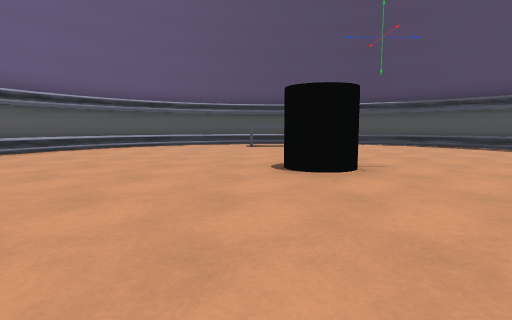
view 1 (above)

12 first-person views from a walk through a 3-D level made in the Godot game engine. The camera is 1.3 m above the floor, tilts 6° down and sees 80° across. The floor is counted in squares, 2 m on a side. Each view is taken from the middle of a square. On the plan, view 1 faces up. The plan holds only what a view shows up to about 10 squares ahead; the rest is blank. Surface patterns are stand-ins for the level's own textures.

view 2
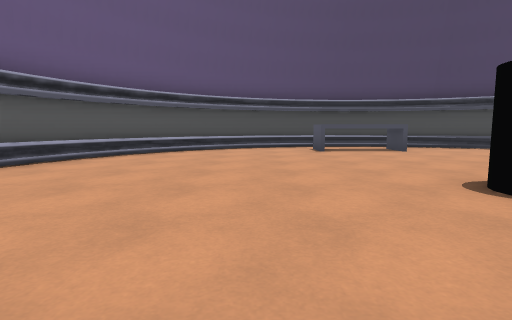

view 3
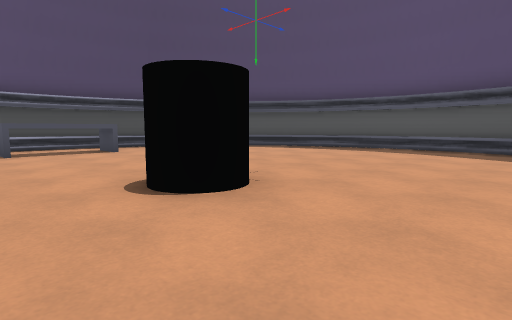

view 4
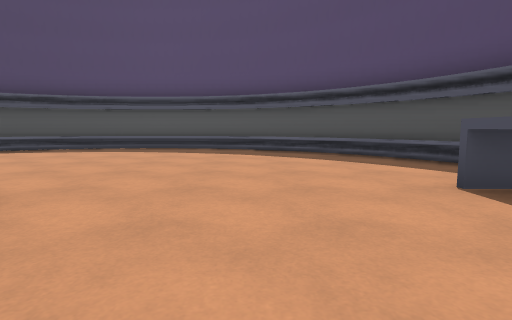

view 5
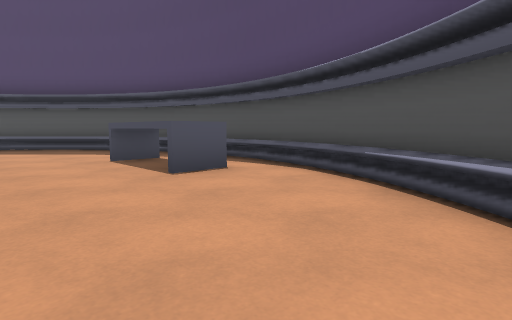

view 6
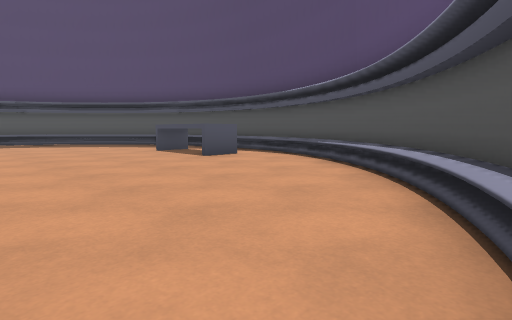

view 7
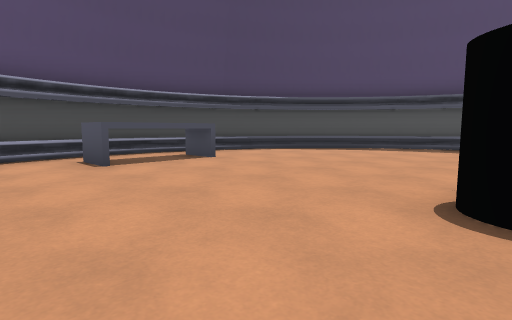

view 8
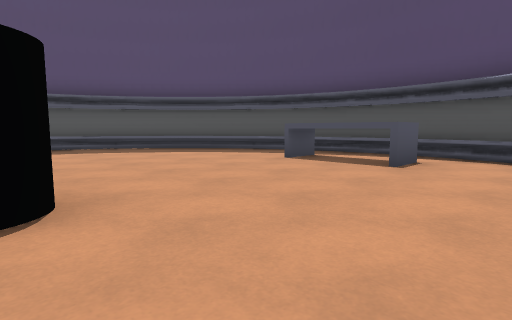

view 9
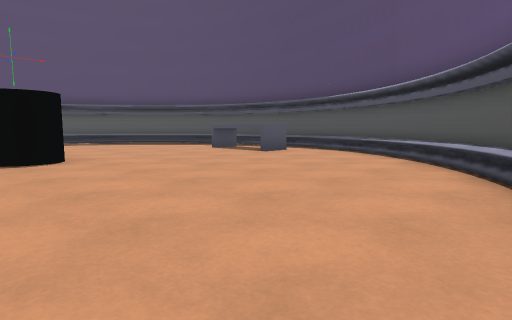

view 10
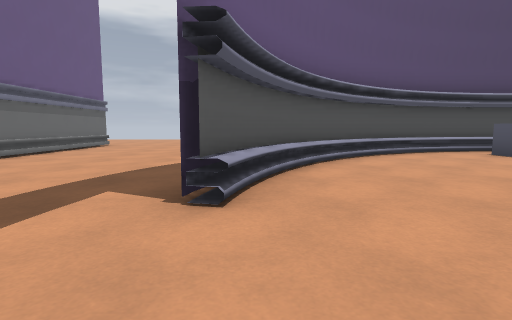

view 11
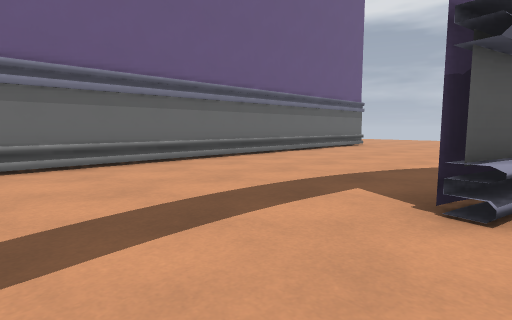

view 12
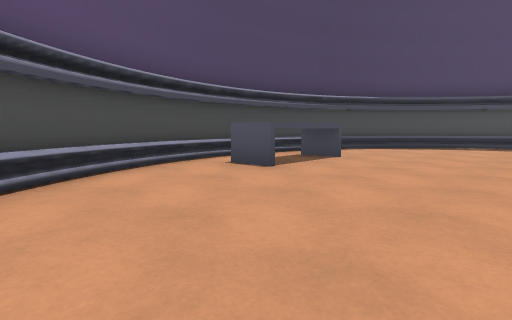

### Floor plan
Key: @ floor where view 1 was taken; # wall or solid block; . floor; = window, fence, low wall or low ledge; ^ raised ledge; P pedestal.
Columns run from 12 left of view 1 to 9 right of it. Each row starts with its distance up from view 1.
 14 ^...
 13 ^....      #####
 12 ^....    ##^===^##
 11 ^....  ###..^^^..##
 10 ^..... #..........##
  9 ^.....#^...........##
  8 ^.....#.............#
  7 ^.....^.............^#
  6 ^....................#
  5 ^............P.......#
  4 ^....................#
  3       ^.............^#
  2       #.............#
  1       #^...........^#
  0        #....@.....##
 -1        ##^..^^^..^#
 -2          ##^^=^^##
 -3            ####

Where each view was taken, in squares from view 1:
view 1: 0 up, 0 right, facing up
view 2: 2 up, 2 left, facing up
view 3: 2 up, 1 left, facing up-right
view 4: 2 up, 1 left, facing right
view 5: 2 up, 4 left, facing down-right
view 6: 4 up, 6 left, facing down-right
view 7: 5 up, 2 left, facing up-right
view 8: 5 up, 2 left, facing down-right
view 9: 6 up, 6 left, facing down-right
view 10: 4 up, 6 left, facing up
view 11: 4 up, 6 left, facing up-left
view 12: 7 up, 4 left, facing up-right
